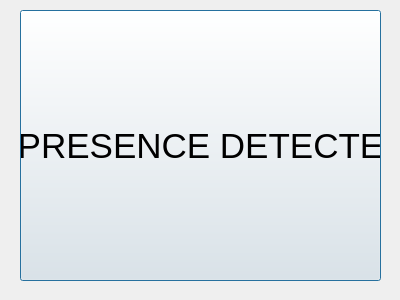
<?xml version="1.0" encoding="UTF-8"?>
<ui version="4.0">
 <class>Detecteur</class>
 <widget class="QDialog" name="Detecteur">
  <property name="geometry">
   <rect>
    <x>0</x>
    <y>0</y>
    <width>400</width>
    <height>300</height>
   </rect>
  </property>
  <property name="windowTitle">
   <string>Dialog</string>
  </property>
  <widget class="QPushButton" name="pushButton">
   <property name="geometry">
    <rect>
     <x>20</x>
     <y>10</y>
     <width>361</width>
     <height>271</height>
    </rect>
   </property>
   <property name="font">
    <font>
     <pointsize>26</pointsize>
    </font>
   </property>
   <property name="text">
    <string>PRESENCE DETECTE</string>
   </property>
  </widget>
 </widget>
 <resources/>
 <connections/>
</ui>
